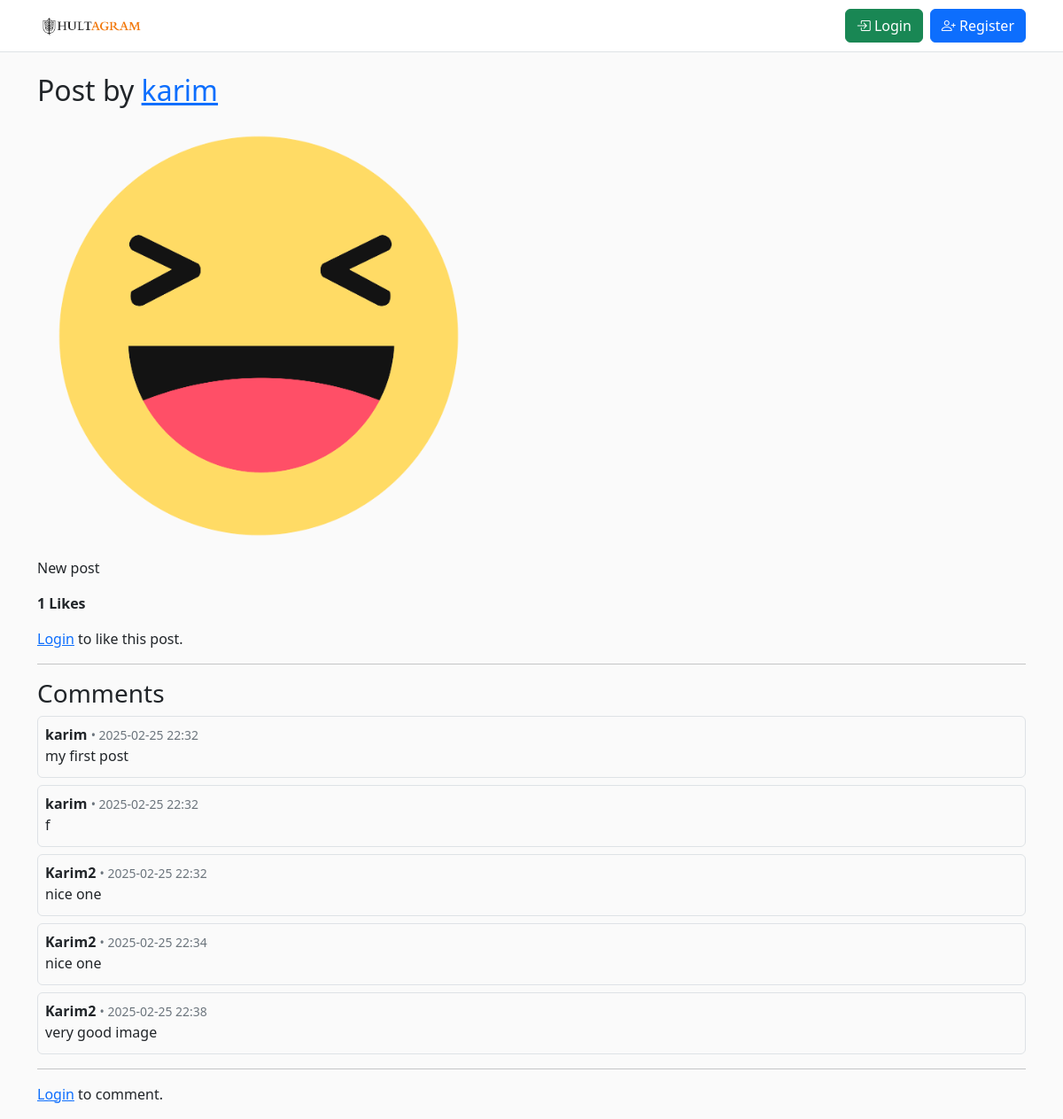
/post/1, run on the app's committed database.
### models.py (models this page shows, shortened)
class User(db.Model, UserMixin):
    id = db.Column(db.Integer, primary_key=True)
    username = db.Column(db.String(80), unique=True, nullable=False)
    email = db.Column(db.String(120), unique=True, nullable=False)
    password = db.Column(db.String(200), nullable=False)
    profile_picture = db.Column(db.String(255), default='default.png')
    joined_at = db.Column(db.DateTime, default=datetime.utcnow)
    following = db.relationship(
        'Follow',
        foreign_keys='Follow.follower_id',
        backref='follower',
        lazy=True,
        cascade="all, delete-orphan"
    )

class Post(db.Model):
    id = db.Column(db.Integer, primary_key=True)
    user_id = db.Column(db.Integer, db.ForeignKey('user.id'), nullable=False)
    image_filename = db.Column(db.String(255), nullable=False)
    caption = db.Column(db.Text, nullable=True)
    created_at = db.Column(db.DateTime, default=datetime.utcnow)
    user = db.relationship('User', backref=db.backref('posts', lazy=True))
    likes = db.relationship('Like', backref='post', lazy=True, cascade="all, delete-orphan")
    def total_likes(self):
        return len(self.likes)

class Comment(db.Model):
    id = db.Column(db.Integer, primary_key=True)
    post_id = db.Column(db.Integer, db.ForeignKey('post.id'), nullable=False)
    user_id = db.Column(db.Integer, db.ForeignKey('user.id'), nullable=False)
    content = db.Column(db.Text, nullable=False)
    created_at = db.Column(db.DateTime, default=datetime.utcnow)
    user = db.relationship('User', backref=db.backref('comments', lazy=True))

### app.py (the view)
@app.route('/post/<int:post_id>')
def post_detail(post_id):
    post = Post.query.get_or_404(post_id)
    comments = Comment.query.filter_by(post_id=post.id).order_by(Comment.created_at.asc()).all()
    liked_users = {like.user_id for like in post.likes}
    followed_users = {follow.followed_id for follow in current_user.following} if current_user.is_authenticated else set()
    return render_template('post_detail.html', post=post, comments=comments, liked_users=liked_users, followed_users=followed_users)

### templates/post_detail.html (shortened to what this page needs)
{% extends 'base.html' %}
{% block content %}
    <div class="post-detail">
        <h2>
            Post by
            <a href="{{ url_for('profile', username=post.user.username) }}">{{ post.user.username }}</a>
        </h2>
        <img src="{{ url_for('static', filename='uploads/' + post.image_filename) }}" class="img-fluid" style="max-width: 500px; border-radius: 10px;">
        <p>{{ post.caption }}</p>
        <p><strong>{{ post.total_likes() }} Likes</strong></p>
        {% if current_user.is_authenticated %}
            <form action="{{ url_for('like_post', post_id=post.id) }}" method="POST">
                <button type="submit" class="btn {% if current_user.id in liked_users %}btn-danger{% else %}btn-primary{% endif %}">
                    {% if current_user.id in liked_users %}
                        Unlike
                    {% else %}
                        Like
                    {% endif %}
                </button>
            </form>
        {% else %}
            <p><a href="{{ url_for('login') }}">Login</a> to like this post.</p>
        {% endif %}
        <hr>
        <h3>Comments</h3>
        {% if comments %}
            {% for comment in comments %}
                <div class="comment border p-2 my-2 rounded">
                    <strong>{{ comment.user.username }}</strong>
                    <small class="text-muted">• {{ comment.created_at.strftime('%Y-%m-%d %H:%M') }}</small>
                    <p class="mb-1">{{ comment.content }}</p>
                </div>
            {% endfor %}
        {% else %}
            <p>No comments yet. Be the first to comment!</p>
        {% endif %}
        <hr>
        {% if current_user.is_authenticated %}
            <form action="{{ url_for('add_comment', post_id=post.id) }}" method="POST">
                <textarea name="content" class="form-control" placeholder="Write a comment..." required></textarea>
                <button type="submit" class="btn btn-primary mt-2">Add Comment</button>
            </form>
        {% else %}
            <p><a href="{{ url_for('login') }}">Login</a> to comment.</p>
        {% endif %}
    </div>
{% endblock %}

### templates/base.html (shortened to what this page needs)
<!DOCTYPE html>
<html lang="en">
<head>
    <link href="https://cdn.jsdelivr.net/npm/bootstrap@5.2.3/dist/css/bootstrap.min.css" rel="stylesheet">
    <link rel="stylesheet" href="https://cdn.jsdelivr.net/npm/bootstrap-icons@1.8.1/font/bootstrap-icons.css">
    <link rel="stylesheet" href="{{ url_for('static', filename='css/style.css') }}">
</head>
<body>
    <nav class="navbar navbar-expand-lg navbar-light bg-white border-bottom">
        <div class="container">
            <a class="navbar-brand" href="{{ url_for('index') }}">
                <img src="{{ url_for('static', filename='logo.png') }}" alt="Hultagram" height="30">
            </a>
            <ul class="navbar-nav ms-auto">
                {% if current_user.is_authenticated %}
                    <li class="nav-item">
                        <a href="{{ url_for('index') }}" class="btn btn-secondary me-2">See Posts</a>
                    </li>
                    <li class="nav-item">
                        <a href="{{ url_for('create_post') }}" class="btn btn-primary me-2">
                            <i class="bi bi-plus-square"></i> Create Post
                        </a>
                    </li>
                    <li class="nav-item">
                        <a href="{{ url_for('profile', username=current_user.username) }}" class="btn btn-secondary me-2">
                            <i class="bi bi-person-circle"></i> Profile
                        </a>
                    </li>
                    <li class="nav-item">
                        <a href="{{ url_for('logout') }}" class="btn btn-danger">
                            <i class="bi bi-box-arrow-right"></i> Logout
                        </a>
                    </li>
                {% else %}
                    <li class="nav-item">
                        <a href="{{ url_for('login') }}" class="btn btn-success me-2">
                            <i class="bi bi-box-arrow-in-right"></i> Login
                        </a>
                    </li>
                    <li class="nav-item">
                        <a href="{{ url_for('register') }}" class="btn btn-primary">
                            <i class="bi bi-person-plus"></i> Register
                        </a>
                    </li>
                {% endif %}
            </ul>
        </div>
    </nav>
    <div class="container mt-4">
        {% block content %}{% endblock %}
    </div>
</body>
</html>

### static/style.css (style rules this page uses)
body { background-color: #fafafa; }

### data on the page
User: user.username "karim"
Post: image_filename (picture), caption "New post"
Comment: user.username "karim", created_at "2025-02-25 22:32", content "my first post"
Comment: user.username "karim", created_at "2025-02-25 22:32", content "f"
Comment: user.username "Karim2", created_at "2025-02-25 22:32", content "nice one"
Comment: user.username "Karim2", created_at "2025-02-25 22:34", content "nice one"
Comment: user.username "Karim2", created_at "2025-02-25 22:38", content "very good image"

### other printed values
{{ post.total_likes() }} "1"
